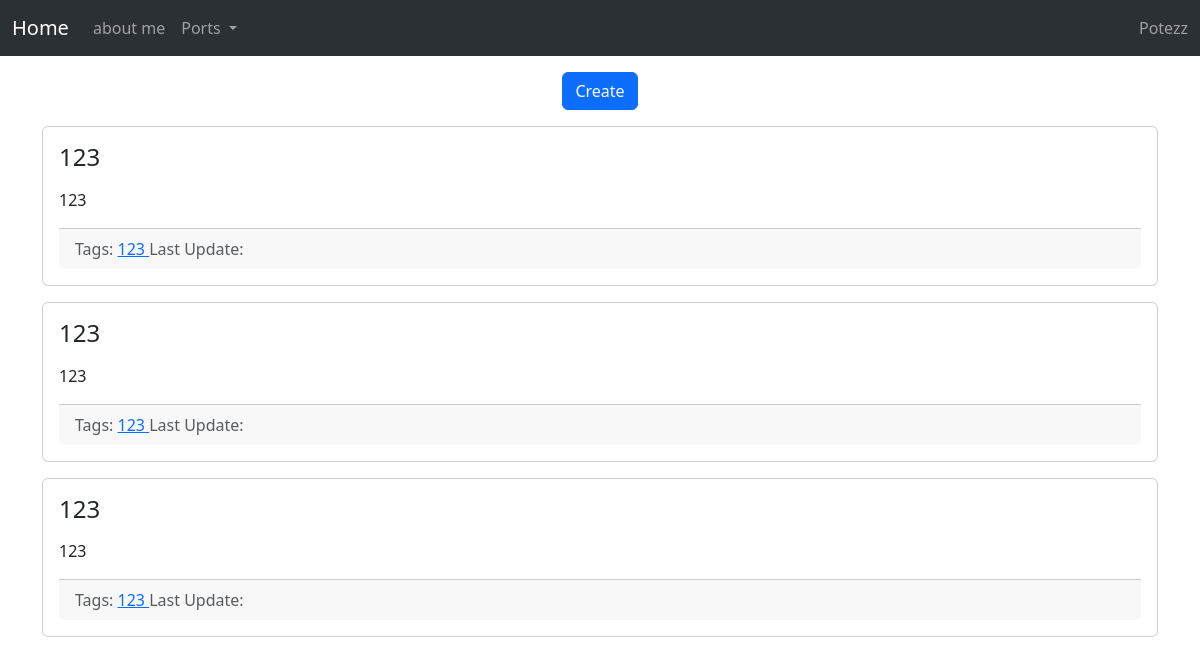
The page /index (signed in) on the database as committed earlier.
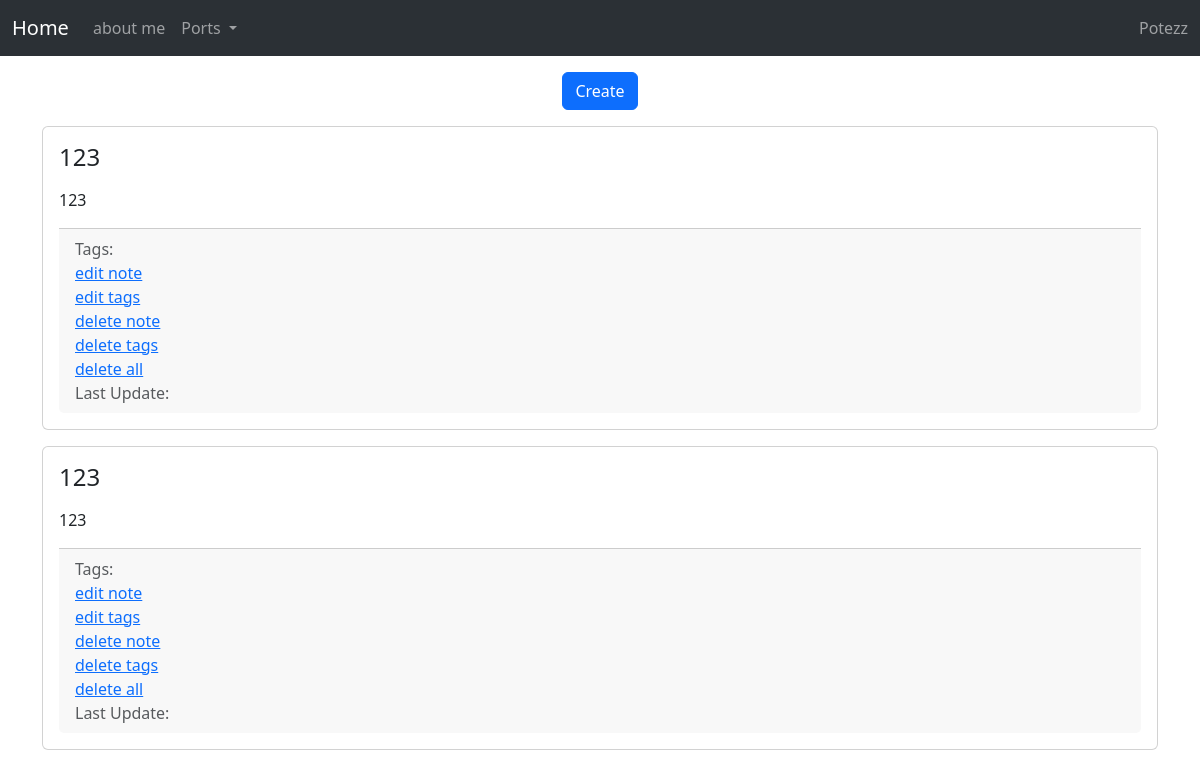
The same page on the database as committed later.
### port_web/models/models.py (models this page shows, shortened)
class User(db.Model, UserMixin):
    __tablename__ = "users"
    id = db.Column(db.Integer, primary_key=True)
    name = db.Column(db.String)
    username = db.Column(db.String)
    status = db.Column(db.String, default="active")
    _password_hash = db.Column(db.String)
    created_date = mapped_column(sa.DateTime(timezone=True), server_default=func.now())
    updated_date = mapped_column(sa.DateTime(timezone=True), server_default=func.now())
    roles: Mapped[list[Role]] = relationship(secondary=user_roles)
    @hybrid_property
    def password_hash(self):
        raise Exception("Password hashes may not be viewed.")
    serialize_rules = "_password_hash"
    def has_role(self, role_name):
        return any(role.name == role_name for role in self.roles)

class Note(db.Model):
    __tablename__ = "notes"
    id: Mapped[int] = mapped_column(sa.Integer, primary_key=True)
    title: Mapped[str] = mapped_column(sa.String, nullable=False)
    description: Mapped[str] = mapped_column(sa.Text)
    tags: Mapped[list[Tag]] = relationship(secondary=note_tag_m2m)
    create_date = mapped_column(sa.DateTime(timezone=True), server_default=func.now())
    update_date = mapped_column(sa.DateTime(timezone=True), server_default=func.now())
    portfolio_id: Mapped[int] = mapped_column(sa.Integer, nullable=True)

class Tag(db.Model):
    __tablename__ = "tags"
    id: Mapped[int] = mapped_column(sa.Integer, primary_key=True)
    name: Mapped[str] = mapped_column(sa.String, nullable=False)
    created_date = mapped_column(sa.DateTime(timezone=True), server_default=func.now())

### port_web/portapp.py (the view)
@app.route("/index")
def index():
    db = models.db
    notes = db.session.execute(db.select(models.Note).order_by(models.Note.title)).scalars()
    return flask.render_template("index.html", notes=notes,)

### port_web/auth/acl.py (called while the page is built)
@login_manager.user_loader
def load_user(user_id):
    return models.User.query.get(int(user_id)) #กำหนดการโหลดผู้ใช่งานจาก ID

### port_web/templates/index.html
{% extends 'base.html'%}
{% block body %}
<ul class="nav justify-content-center" style="padding-top: 1em;">
    <li class="nav-item">
        <a class="btn btn-primary" href="{{ url_for('create_note') }}">
            Create
        </a>
    </li>
</ul>
{% for note in notes %}
<div class="card my-3">
    <div class="card-body">
        <h4 class="card-title">{{ note.title }}</h4>
        <div class="card-text my-3">
            {{ note.description }}
        </div>
        <div class="card-footer text-muted">
            Tags:
            {% for t in note.tags %}
                <a href="{{ url_for('tags_view', tag_name=t.name) }}">
                    {{t.name}}
                </a>
            {% if current_user.is_authenticated and current_user.has_role("admin") %}
                <div>
                    <a href="{{ url_for('update_note', tag_id=t.id) }}">edit note</a>
                </div>
                <div>
                    <a href="{{ url_for('update_tags', tag_id=t.id) }}">edit tags</a>
                </div>
                <div>
                    <a href="{{ url_for('delete_note', tag_id=t.id) }}">delete note</a>
                </div>
                <div>
                    <a href="{{ url_for('delete_tags', tag_id=t.id) }}">delete tags</a>
                </div>
                <div>
                    <a href="{{ url_for('delete', tag_id=t.id) }}">delete all</a>
                </div>
            {% endif %}
            {% endfor %}
            Last Update: {{ note.updated_date }}
        </div>
    </div>
</div>
{% endfor %}
{% endblock %}

### port_web/templates/base.html (shortened to what this page needs)
<!DOCTYPE html>
<html>
<head>
    <link href="https://cdn.jsdelivr.net/npm/bootstrap@5.3.3/dist/css/bootstrap.min.css" rel="stylesheet"
>
</head>
<body>
    <nav class="navbar navbar-expand-lg bg-body-tertiary" data-bs-theme="dark">
        <div class="container-fluid">
            <a class="navbar-brand" href="#">Home</a>
            <div class="collapse navbar-collapse" id="navbarNavDropdown">
                <ul class="navbar-nav">
                    <li class="nav-item">
                        <a class="nav-link" href="#">about me</a>
                    </li>
                    <li class="nav-item dropdown">
                        <a class="nav-link dropdown-toggle" href="#" role="button" data-bs-toggle="dropdown"
                            aria-expanded="false">
                            Ports
                        </a>
                    </li>
                </ul>
                <div class="d-flex ms-auto">
                    <span class="navbar-text">
                        {% if current_user.is_authenticated %}
                            {{ current_user.username }}
                        {% else %}
                            <a class="nav-link" href="#">sign in</a>
                        {% endif %}
                    </span>
                </div>
            </div>
        </div>
    </nav>
    <div class="container">
        {% block body %}{% endblock %}
    </div>
</body>
</html>

Rows that differ between the two databases and show on the page:
removed Note: title "123", description "123", Tag (name "123")
changed Tag: name "123" → (not shown); now shows "edit note edit tags delete note delete tags delete all edit note edit tags delete note delete tags delete all"
